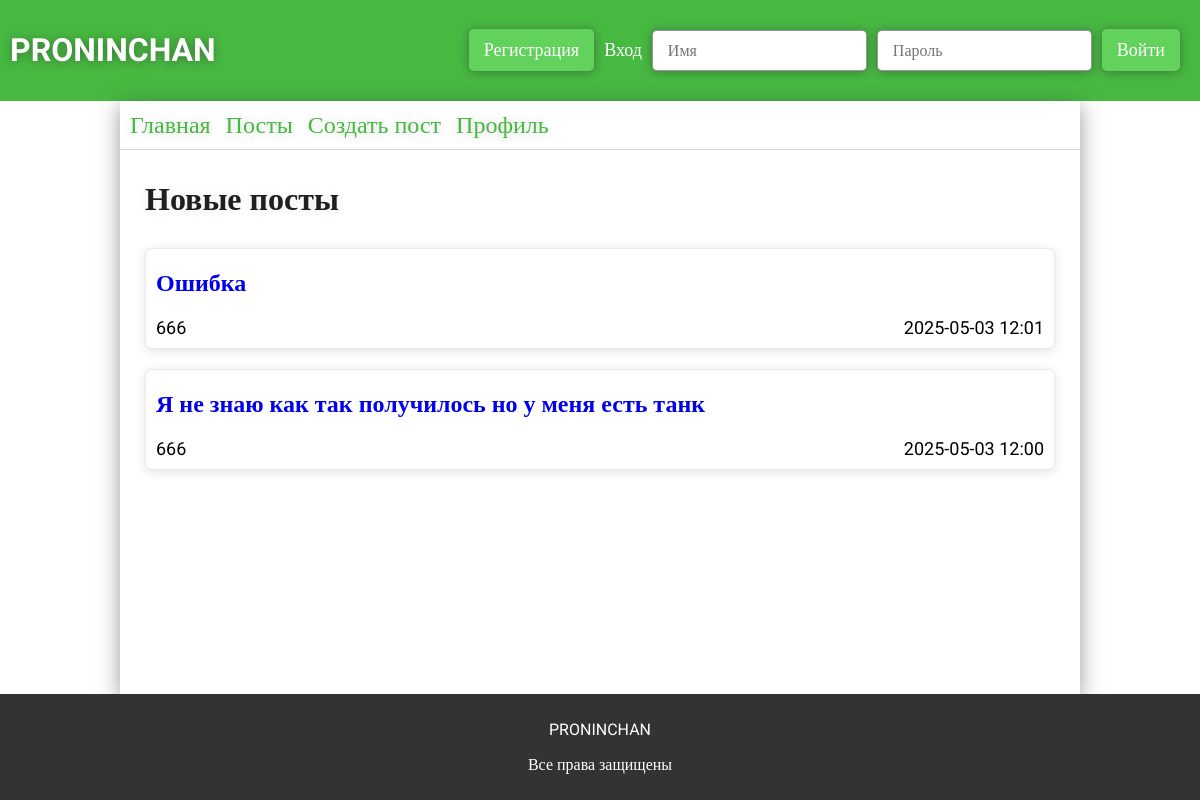
Before: / with the older database file.
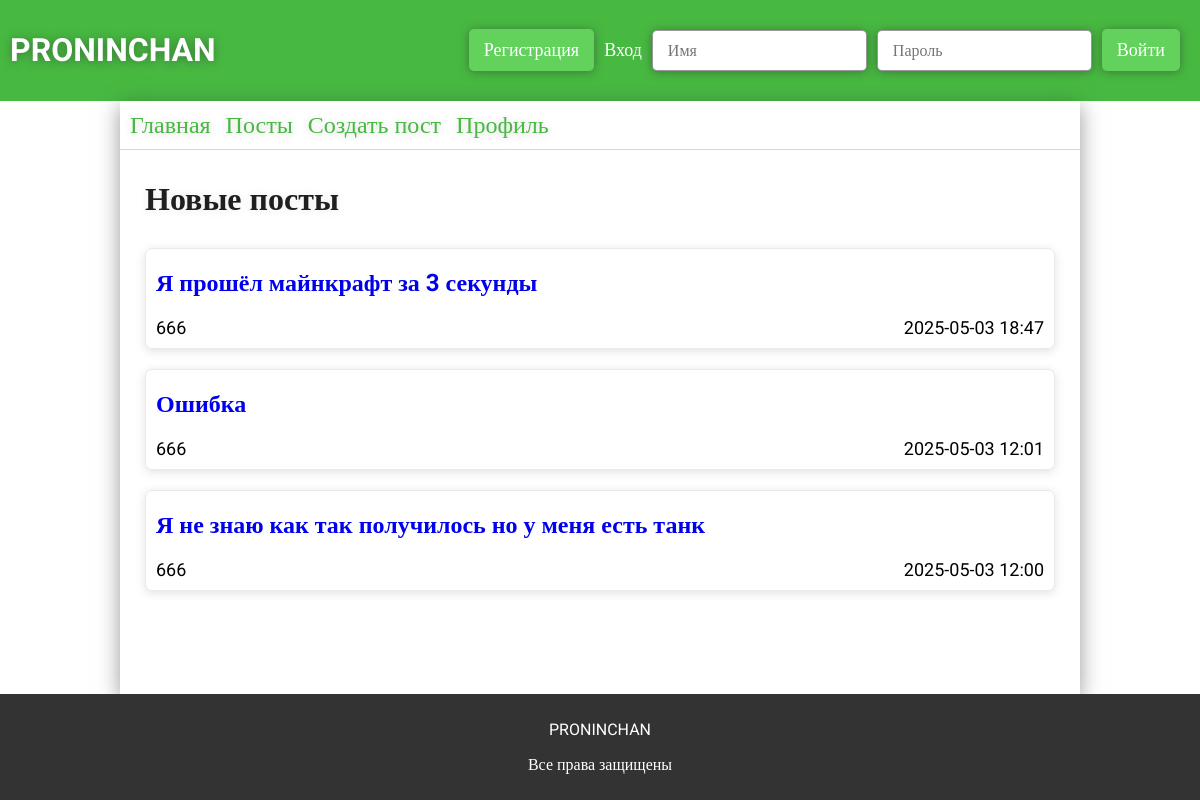
After: the same page with the newer database file.
### app.py (models this page shows)
class ForumPosts(db.Model):
    __tablename__ = 'forum_posts'
    id = db.Column(db.Integer, primary_key=True)
    user_id = db.Column(db.Integer, db.ForeignKey('users.id'), nullable=False)
    theme = db.Column(db.String(124), nullable=False)
    text = db.Column(db.Text, nullable=False)
    section_id = db.Column(db.Integer, db.ForeignKey('forum_sections.id'), nullable=False)
    category_id = db.Column(db.Integer, db.ForeignKey('forum_categories.id'), nullable=False)
    created_at = db.Column(db.DateTime, default=datetime.now)
    user = db.relationship("Users", backref="posts")
    sections = db.relationship("ForumSections")
    categories = db.relationship("ForumCategory")

class Users(db.Model):
    __tablename__ = 'users'
    id = db.Column(db.Integer, primary_key=True)
    username = db.Column(db.String(32), unique=True, nullable=False)
    photo = db.Column(db.BLOB)
    email = db.Column(db.String(64), unique=True, nullable=False)
    password = db.Column(db.String(30), nullable=False)
    access = db.Column(db.String(64), nullable=False, default='user')

### app.py (the view)
@app.route('/')
def main():
    new_posts = ForumPosts.query.order_by(ForumPosts.created_at.desc()).limit(5).all()
    return render_template('main.html', new_posts = new_posts)

### templates/main.html
{% extends 'base.html' %}
{% block main %}
<link rel="stylesheet" href="{{ url_for('static', filename='css/main.css') }}">
    <div class="container">
        <h3>Новые посты</h3>
        {% for post in new_posts %}
            <div class="post" data-section-id="{{post.sections.id}}" data-category-id="{{post.categories.id}}">
                <a href="{{url_for('post', post=post.id)}}" class="post-theme">{{post.theme}}</a>
                <div>
                    <p>{{post.user.username}}</p>
                    <p>{{post.created_at.strftime('%Y-%m-%d %H:%M')}}</p>
                </div>
            </div>
        {% endfor %}
    </div>
{% endblock %}

### templates/base.html (shortened to what this page needs)
<!DOCTYPE html>
<html lang="en">
<head>
    <link rel="stylesheet" href="{{ url_for('static', filename='css/base.css') }}">
</head>
<body>
    <header class="header">
        <h1>PRONINCHAN</h1>
        <div>
            {% if not session['user'] %}
            <button id="reg-btn">Регистрация</button>
            <form action="" id="log-form">
                <p id="log-message">Вход</p>
                <input type="text" name="login" id="login" placeholder="Имя">
                <input type="password" name="password" id="password" placeholder="Пароль">
                <button>Войти</button>
            </form>
            {% else %}
                <button><a href="logout">Выйти</a></button>
            {% endif %}
        </div>
    </header>
    <main class="main">
        <div class="main-links">
            <a href="{{url_for('main')}}">Главная</a>
            <a href="{{url_for('posts')}}">Посты</a>
            <a href="{{url_for('create')}}">Создать пост</a>
            <a href="">Профиль</a>
        </div>
        {% block main %}{% endblock %}
    </main>
    <footer class="footer">
        <p>PRONINCHAN</p>
        <p>Все права защищены</p>
    </footer>
</body>
</html>

### static/css/base.css (style rules this page uses)
* { font-family: "Roboto"; }
body { margin: 0; padding: 0; display: flex; flex-direction: column; min-height: 100vh; }
header { padding: 10px; background-color: #47b941; display: flex; justify-content: space-between; align-items: center; }
header h1 { color: white; text-shadow: 0 1px 10px rgba(51, 51, 51, 0.5); }
header div { display: flex; align-items: center; }
header div form { display: flex; align-items: center; gap: 10px; }
header div button { padding: 10px 15px; border: none; border-radius: 5px; background-color: #62d25c; color: white; margin-right: 10px; font-size: 18px; cursor: pointer; transition: 0.3s ease; box-shadow: 0 1px 10px rgba(51, 51, 51, 0.5); }
header div input { margin: 0; padding: 10px 15px; border-radius: 5px; font-size: 16px; border: 1px solid rgba(51, 51, 51, 0.5); box-shadow: 0 1px 10px rgba(51, 51, 51, 0.5); }
header div p { font-size: 18px; color: white; }
.main { box-shadow: 0px 5px 20px rgba(51, 51, 51, 0.5); width: 80%; margin: 0 auto; display: flex; flex-direction: column; flex: 1; }
.main .main-links { padding: 10px; display: flex; gap: 15px; font-size: 24px; border-bottom: 1px solid rgba(51, 51, 51, 0.2); }
.main .main-links a { text-decoration: none; color: #47b941; transition: 0.3s ease; text-shadow: 0 1px 10px rgba(51, 51, 51, 0.2); }
.footer { background-color: rgb(51, 51, 51); color: white; text-align: center; padding: 10px; }

### static/css/main.css (style rules this page uses)
.container { padding: 25px; display: flex; flex-direction: column; justify-content: center; }
.container h3 { font-size: 32px; margin: 5px 0 20px 0; color: rgb(31, 31, 31); text-shadow: 0 1px 10px rgba(51, 51, 51, 0.1); }
.container .post { padding: 10px; max-height: 100px; border: 1px solid rgba(51, 51, 51, 0.1); box-shadow: 0 2px 10px rgba(51, 51, 51, 0.15); border-radius: 7px; overflow: hidden; display: flex; flex-direction: column; flex-wrap: wrap; margin: 10px 0; }
.container .post .post-theme { flex: 1; text-decoration: none; font-size: 24px; font-weight: bolder; margin: 10px 0; }
.container .post div { display: flex; justify-content: space-between; font-size: 18px; }
.container .post div p { margin: 0; margin-top: 10px; }

Changed rows visible on the page:
added ForumPosts: theme "Я прошёл майнкрафт за 3 секунды", user.username "666", created_at "2025-05-03 18:47"
